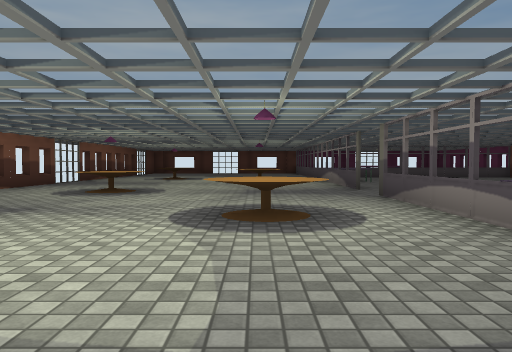
[1] (above)

18 first-person views from a walk through a 3-D level made in the Unity game engine. The camera is 1.2 m above the floor, tilts 2° down and sees 70° across. The floor is counted in squares, 2 m on a side. Each view is taken from the middle of a square. On the plan, view 1 faces up. The plan holds only what a view shows up to about 10 squares ahead; the rest is blank. The player character is not drawn. Some surface patterns are stand-ins.

[2]
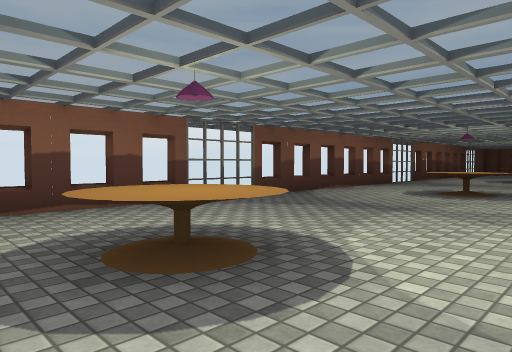

[3]
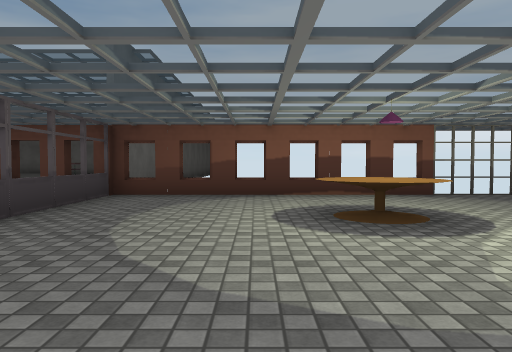

[4]
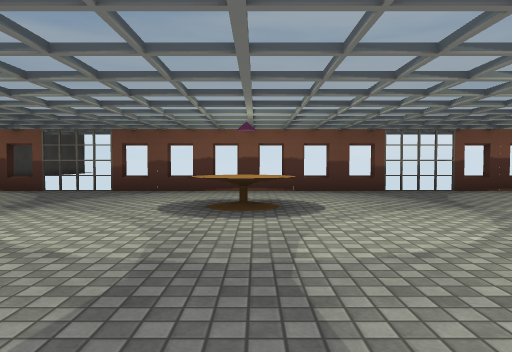

[5]
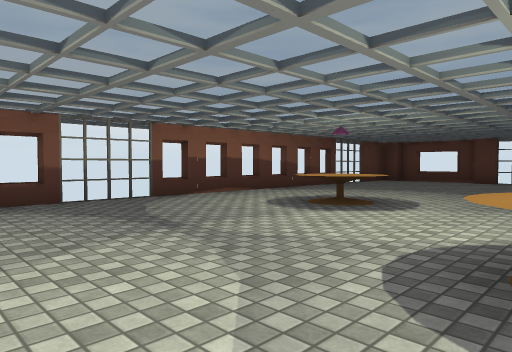

[6]
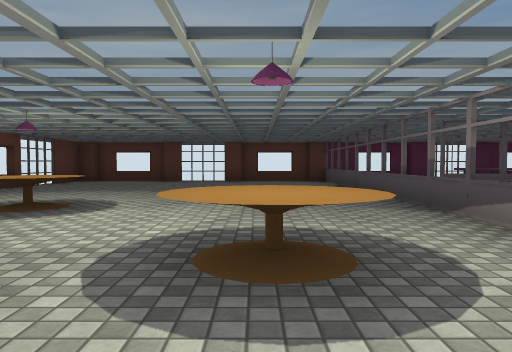

[7]
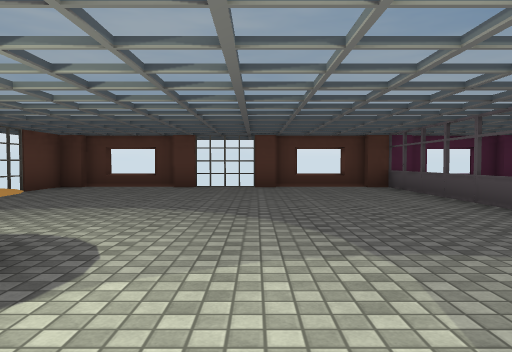

[8]
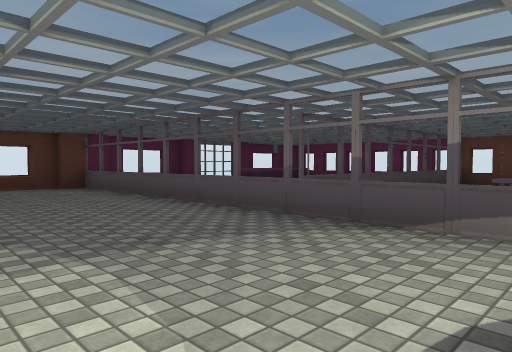

[9]
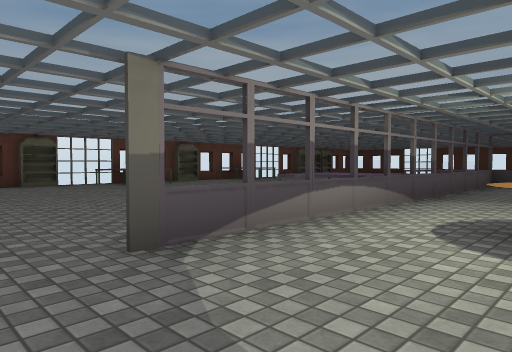

[10]
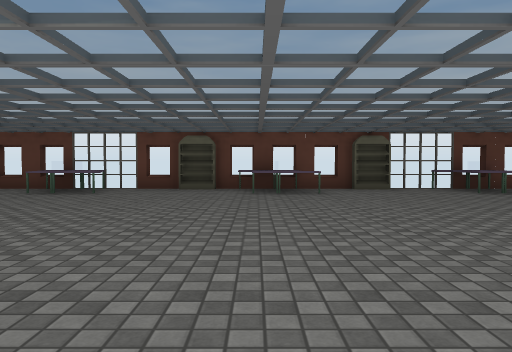

[11]
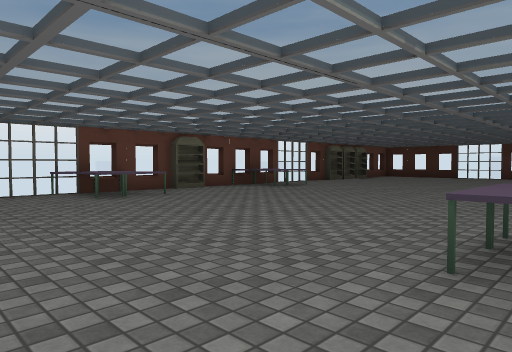

[12]
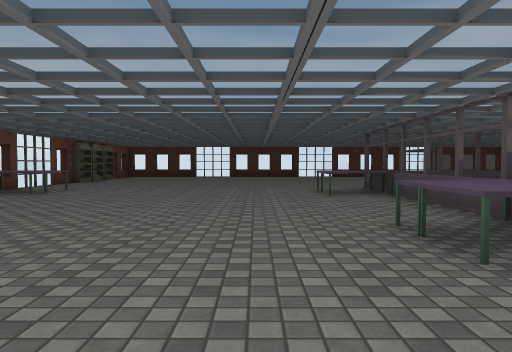

[13]
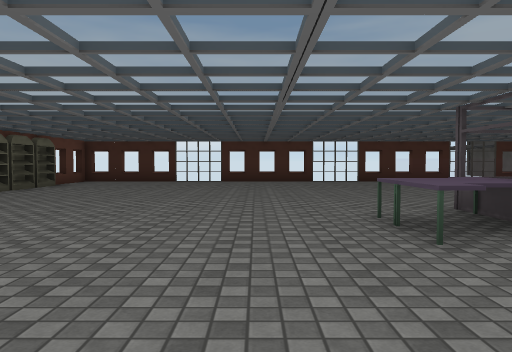

[14]
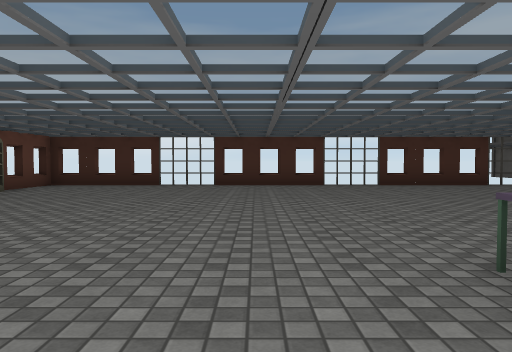

[15]
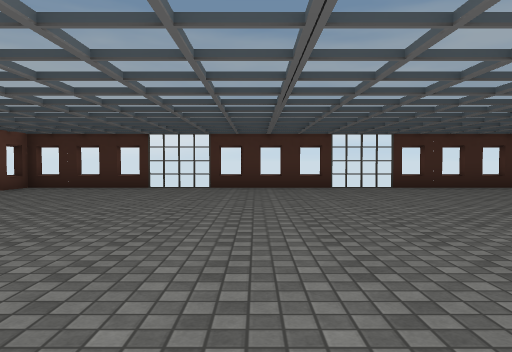

[16]
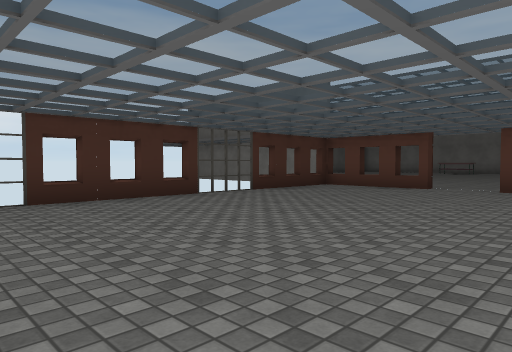

[17]
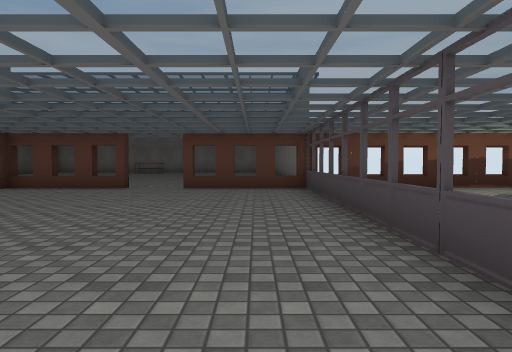

[18]
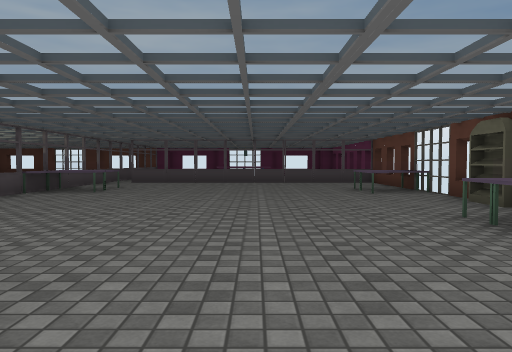

### Floor plan
Points are (right, up) in squares from view 1. A wall is a line through its corners. A room is listed if a view was taken in it or the views show most of it. See-through windows are left out.
Room 1 (views 1, 2, 3, 5, 6, 7, 8, 9)
walls: (-6.1, 9.6) (-6.1, 9); (-6.1, 10.6) (-6.1, 10); (2.3, 8.2) (2.3, 10); (2.3, 12.2) (2.3, 21.2); (-6.1, 13.1) (-6.1, 12.6); (-6.1, 5.6) (-6.1, 5.1); (2.3, 3.5) (2.3, 7); (-6.1, 3.2) (-6.1, 2.6); (-5.9, 17.2) (-5.9, -2.8); (-6.1, 2.2) (-6.1, 1.6); (-6.1, 0.2) (-6.1, -0.2); (-2.5, 21.1) (-3.1, 21.1); (-0.5, 21.1) (-1.1, 21.1); (2.3, -0.4) (2.3, 2.6); (-3.1, 21.4) (-5.4, 21.4); (-6.1, -0.8) (-6.1, -1.2); (-5.2, 21.1) (-5.9, 21.1) (-5.9, 17.5); (1.9, 21.4) (-2.6, 21.4); (1.4, 21.6) (0.9, 21.6); (-0.9, -2.7) (1.5, -2.7); (-8.9, -2.7) (-2.9, -2.7)
ways out: opening at (2, 3) to room 2; opening at (2, 7.5) to room 2; opening at (2, 12) to room 2; gap at (-6, -0.5); gap at (-6, 7.5); gap at (-6, 15.5)
objects: other object (-3, 1) to (-3, 2); other object (-3, 8); other object (-3, 14); other object (0, 4) to (0, 5); other object (0, 11) to (0, 12)
Room 2 (views 4, 10, 11, 12, 13, 14, 15, 16, 17, 18)
walls: (2.4, 2.2) (2.4, -0.4); (2.3, 2.6) (2.3, 3.5); (1.5, -2.7) (2.5, -2.7); (1.4, -2.8) (-5.8, -2.8) (-5.8, -5.8); (10.6, 1.5) (10.6, 2.6); (10.6, -0.5) (10.6, 0.4); (10.6, 3.5) (10.6, 4.6); (10.6, 5.6) (10.6, 6.5); (10.6, -4) (10.6, -2.4); (10.8, 6) (10.8, 6.5); (10.6, 9.8) (10.6, 12.5); (5.2, -10.1) (5.9, -10.1); (3.4, -10.1) (3.9, -10.1); (8.9, -10.1) (9.4, -10.1); (0.9, -10.1) (1.4, -10.1); (-0.1, -10.1) (0.4, -10.1); (-1.1, -10.1) (-0.6, -10.1); (2.4, 14) (2.4, 10.5); (-5.8, -7.1) (-5.8, -9.9); (10.6, 13.4) (10.6, 14.6); (9.4, 15.2) (3.1, 15.2); (-5.2, -9.9) (10.6, -9.9) (10.6, -8)
ways out: opening at (2, 3) to room 1; opening at (2, 7.5) to room 1; opening at (2, 12) to room 1; opening at (-6, -6.5); gap at (-6, -9); gap at (-4, -10); gap at (0, -10); gap at (5, -10); gap at (9, -10); gap at (11, -8.5); gap at (11, -4); gap at (11, 10); gap at (11, 14)
objects: other object (2, -2) to (3, -1); other object (3, 2) to (4, 4); other object (3, 11) to (4, 13); other object (10, -2) to (11, -1); other object (10, 3) to (11, 3); other object (10, 7) to (11, 8); other object (10, 12) to (11, 13); other object (11, -7); other object (11, -6); other object (11, -5); other object (11, 1); other object (11, 5); other object (11, 9)

Where each view was taken, in squares from view 1:
view 1: 0 up, 0 right, facing up
view 2: 0 up, 1 left, facing up-left
view 3: 0 up, 1 right, facing left
view 4: 8 up, 2 right, facing left
view 5: 9 up, 0 right, facing up-left
view 6: 9 up, 0 right, facing up
view 7: 12 up, 1 left, facing up
view 8: 12 up, 1 left, facing up-right
view 9: 8 up, 0 right, facing down-right
view 10: 8 up, 2 right, facing right
view 11: 6 up, 3 right, facing down-right
view 12: 6 up, 5 right, facing down
view 13: 2 up, 5 right, facing down
view 14: 0 up, 5 right, facing down
view 15: 1 down, 5 right, facing down
view 16: 4 down, 3 right, facing down-left
view 17: 4 down, 3 right, facing left
view 18: 4 up, 7 right, facing up
